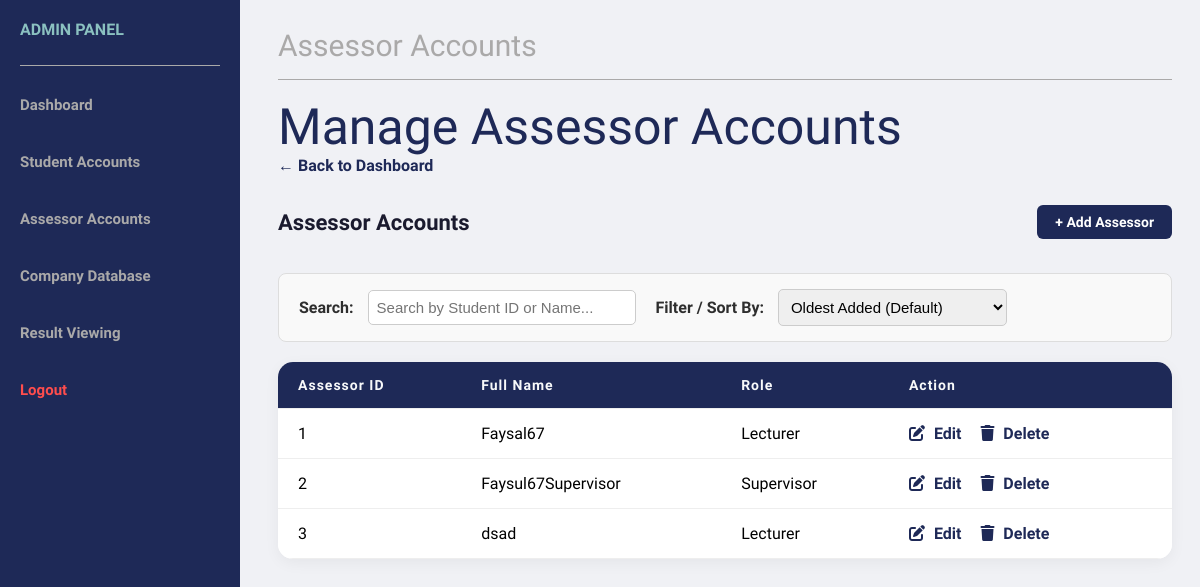
/AdminDashboard/Databases/AssessorDatabase.php (signed in), run on an earlier commit of the app's database.
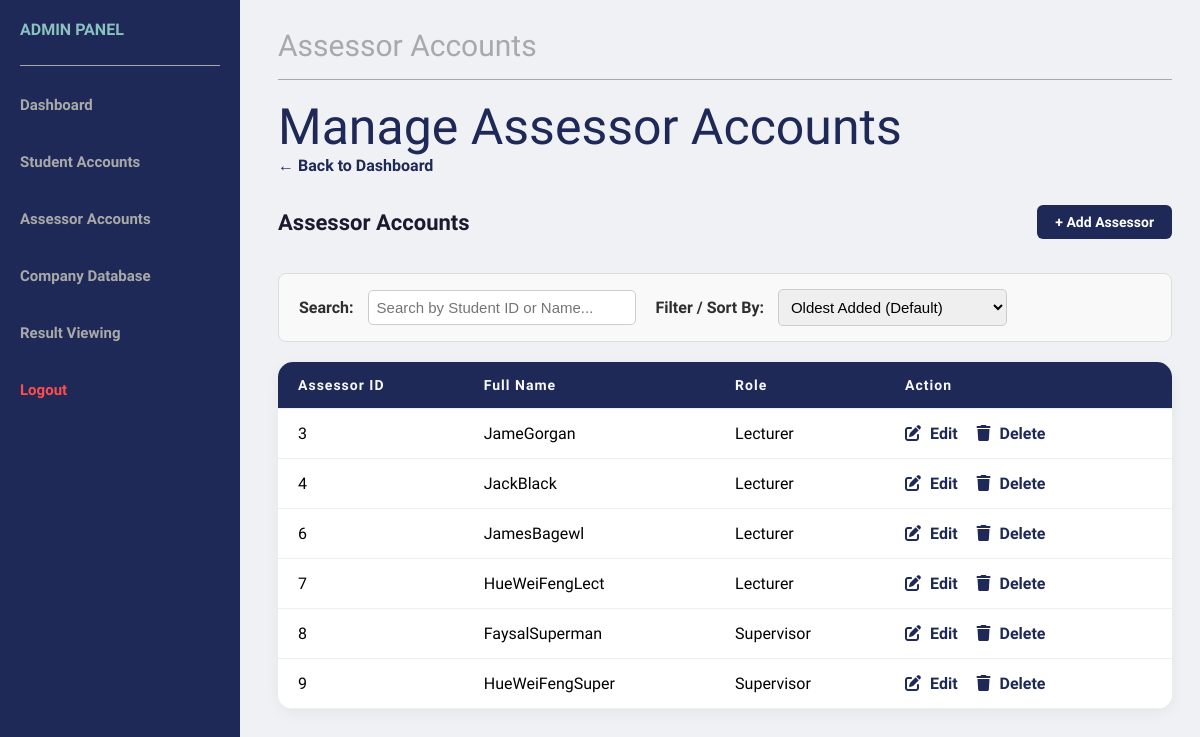
And on a later commit of the database.
### tables this page shows
CREATE TABLE `assesoraccountlist` (
  `AssessorAccountID` int(11) NOT NULL,
  `Password` varchar(100) NOT NULL,
  `Username` varchar(100) NOT NULL,
  `AdminAccountID` int(11) NOT NULL,
  `AssesorType` enum('Lecturer','Supervisor') NOT NULL
);

### ExecutePStatement.php (called while the page is built, shortened)
<?php
function executePreparedStatement($sql, $params) {
    global $conn;
    $stmt = $conn->prepare($sql);
    if (stripos($sql, "SELECT") === 0) {
        $stmt->execute();
        $result = $stmt->get_result();
    } else {
        $result = $stmt->execute();
    }
    return $result;
}
?>

### AdminDashboard/Databases/AssessorDatabase.php (the view, shortened to what this page needs)
<?php
include '../../Connection.php';
include '../../ExecutePStatement.php';
$AssessorList = "SELECT * FROM assesoraccountlist";
$AssessorResult = executePreparedStatement($AssessorList, []);
?>
<!DOCTYPE html>
<html lang="en">
<head>
    <link rel="stylesheet" href="../../CssFiles/AdminDashBoard.css">
    <link rel="stylesheet" href="../../CssFiles/AdminTableStyle.css">
    <link rel="stylesheet" href="../../CssFiles/searchbar.css">
    <link rel="stylesheet" href="https://cdnjs.cloudflare.com/ajax/libs/font-awesome/6.5.1/css/all.min.css">
</head>
<body>
    <nav>
        <p> ADMIN PANEL</p>
        <hr>
        <a href="../../AdminDashboard.php">Dashboard</a><br>
        <a href="StudentDatabase.php" class="active">Student Accounts</a><br>
        <a href="AssessorDatabase.php">Assessor Accounts</a><br>
        <a href="CompanyDatabase.php">Company Database</a><br>
        <a href="ResultsViewing.php">Result Viewing</a><br>
        <div id="logout">
        <a href="../../Logout.php" onclick="return confirm('Are you sure you want to logout?')">Logout</a>
        </div>
    </nav>
    <div class = "main">
        <div id="title"> Assessor Accounts </div>
        <hr>
        <header>Manage Assessor Accounts</header>
          <a onclick="window.location.href='../../AdminDashboard.php'" class="back-link">&larr; Back to Dashboard</a>
        <div class="page-header">
            <h1> Assessor Accounts </h1>
            <a href="../AssessorFunctions/AddAssessor.php" class="btn btn-primary">+ Add Assessor</a>
        </div>
        <div class="search-bar-container">
            <div>
                <label for="jsSearch">Search:</label>
                <input type="text" id="jsSearch" placeholder="Search by Student ID or Name..." onkeyup="applyFilters()">
            </div>
            <div>
                <label for="jsSort">Filter / Sort By:</label>
                <select id="jsSort" onchange="applyFilters()">
                    <option value="oldest">Oldest Added (Default)</option>
                </select>
            </div>
        </div>
         <div class="table-wrapper">
            <table id="searchTable">
                <thead>
                    <tr>
                        <th> Assessor ID</th>
                        <th> Full Name</th>
                        <th> Role</th>
                        <th> Action</th>
                    </tr>
                </thead>
                <tbody id="tableBody">
                    <?php
                        while ($row = $AssessorResult->fetch_assoc()) {
                            $id       = $row['AssessorAccountID'];
                            $user     = $row['Username'];
                            $type     = $row['AssesorType'];
                            echo "<tr class='search-row' data-id='$id' data-name='$user'>";
                            echo "<td>" . $id . "</td>";
                            echo "<td>" . $user . "</td>";
                            echo "<td>" . $type . "</td>";
                            echo "<td>
                                <a href='../AssessorFunctions/EditAssessor.php?id=" . $row['AssessorAccountID'] . "'><i class='fa-solid fa-pen-to-square'></i> Edit</a>
                                <a href='../AssessorFunctions/DeleteAssessor.php?id=" . $row['AssessorAccountID'] . "'><i class='fa-solid fa-trash'></i> Delete</a>
                                </td>";
                            echo "</tr>";
                        }
                    ?>
                </tbody>
            </table>
         </div>
    </div>
</body>
</html>

What changed in the data, as far as the page shows it:
removed assesoraccountlist: AssessorAccountID "1", Username "Faysal67", AssesorType "Lecturer"
removed assesoraccountlist: AssessorAccountID "2", Username "Faysul67Supervisor", AssesorType "Supervisor"
changed assesoraccountlist id 3: Username "dsad" → "JameGorgan"
added assesoraccountlist: AssessorAccountID "4", Username "JackBlack", AssesorType "Lecturer"
added assesoraccountlist: AssessorAccountID "6", Username "JamesBagewl", AssesorType "Lecturer"
added assesoraccountlist: AssessorAccountID "7", Username "HueWeiFengLect", AssesorType "Lecturer"
added assesoraccountlist: AssessorAccountID "8", Username "FaysalSuperman", AssesorType "Supervisor"
added assesoraccountlist: AssessorAccountID "9", Username "HueWeiFengSuper", AssesorType "Supervisor"
